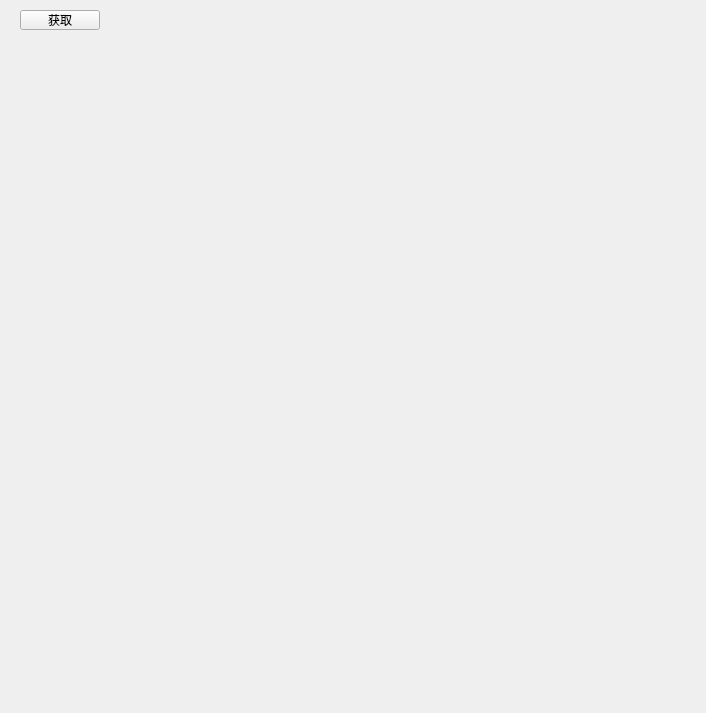
<?xml version="1.0" encoding="UTF-8"?>
<ui version="4.0">
 <class>Widget</class>
 <widget class="QWidget" name="Widget">
  <property name="geometry">
   <rect>
    <x>0</x>
    <y>0</y>
    <width>706</width>
    <height>713</height>
   </rect>
  </property>
  <property name="windowTitle">
   <string>Widget</string>
  </property>
  <widget class="QPushButton" name="pushButton">
   <property name="geometry">
    <rect>
     <x>20</x>
     <y>10</y>
     <width>80</width>
     <height>20</height>
    </rect>
   </property>
   <property name="text">
    <string>获取</string>
   </property>
  </widget>
 </widget>
 <resources/>
 <connections/>
</ui>
